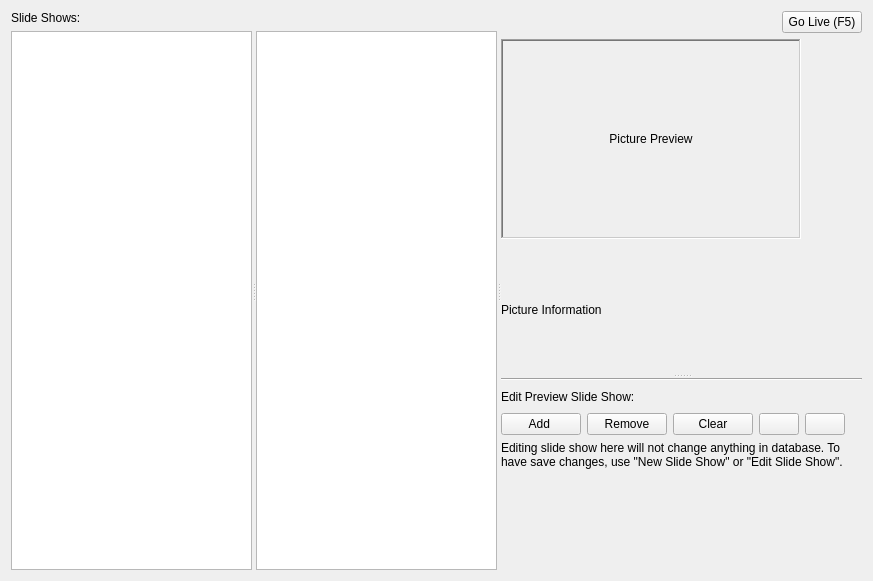
<?xml version="1.0" encoding="UTF-8"?>
<ui version="4.0">
 <class>PictureWidget</class>
 <widget class="QWidget" name="PictureWidget">
  <property name="geometry">
   <rect>
    <x>0</x>
    <y>0</y>
    <width>873</width>
    <height>581</height>
   </rect>
  </property>
  <property name="windowTitle">
   <string>Form</string>
  </property>
  <layout class="QVBoxLayout" name="verticalLayout_5">
   <item>
    <widget class="QSplitter" name="splitter_2">
     <property name="orientation">
      <enum>Qt::Horizontal</enum>
     </property>
     <widget class="QWidget" name="layoutWidget">
      <layout class="QVBoxLayout" name="verticalLayout_2">
       <item>
        <widget class="QLabel" name="label_3">
         <property name="text">
          <string>Slide Shows:</string>
         </property>
        </widget>
       </item>
       <item>
        <widget class="QListWidget" name="listWidgetSlideShow"/>
       </item>
      </layout>
     </widget>
     <widget class="QWidget" name="layoutWidget1">
      <layout class="QVBoxLayout" name="verticalLayout_4">
       <item>
        <widget class="QLabel" name="labelPreviewSlideShow">
         <property name="text">
          <string/>
         </property>
        </widget>
       </item>
       <item>
        <widget class="QListWidget" name="listWidgetSlides">
         <property name="iconSize">
          <size>
           <width>100</width>
           <height>100</height>
          </size>
         </property>
         <property name="spacing">
          <number>1</number>
         </property>
        </widget>
       </item>
      </layout>
     </widget>
     <widget class="QSplitter" name="splitter">
      <property name="orientation">
       <enum>Qt::Vertical</enum>
      </property>
      <widget class="QWidget" name="layoutWidget2">
       <layout class="QVBoxLayout" name="verticalLayout">
        <item>
         <layout class="QHBoxLayout" name="horizontalLayout_2">
          <item>
           <spacer name="horizontalSpacer">
            <property name="orientation">
             <enum>Qt::Horizontal</enum>
            </property>
            <property name="sizeHint" stdset="0">
             <size>
              <width>40</width>
              <height>20</height>
             </size>
            </property>
           </spacer>
          </item>
          <item>
           <widget class="QPushButton" name="pushButtonGoLive">
            <property name="text">
             <string>Go Live (F5)</string>
            </property>
            <property name="icon">
             <iconset resource="../softprojector.qrc">
              <normaloff>:/icons/icons/go_live.png</normaloff>:/icons/icons/go_live.png</iconset>
            </property>
            <property name="shortcut">
             <string>F5</string>
            </property>
           </widget>
          </item>
         </layout>
        </item>
        <item>
         <widget class="QLabel" name="labelPreview">
          <property name="sizePolicy">
           <sizepolicy hsizetype="Fixed" vsizetype="Fixed">
            <horstretch>0</horstretch>
            <verstretch>0</verstretch>
           </sizepolicy>
          </property>
          <property name="minimumSize">
           <size>
            <width>300</width>
            <height>200</height>
           </size>
          </property>
          <property name="maximumSize">
           <size>
            <width>300</width>
            <height>200</height>
           </size>
          </property>
          <property name="frameShape">
           <enum>QFrame::WinPanel</enum>
          </property>
          <property name="frameShadow">
           <enum>QFrame::Sunken</enum>
          </property>
          <property name="text">
           <string>Picture Preview</string>
          </property>
          <property name="alignment">
           <set>Qt::AlignCenter</set>
          </property>
         </widget>
        </item>
        <item>
         <widget class="QLabel" name="labelPixInfo">
          <property name="text">
           <string>Picture Information</string>
          </property>
          <property name="wordWrap">
           <bool>true</bool>
          </property>
         </widget>
        </item>
       </layout>
      </widget>
      <widget class="QWidget" name="layoutWidget4">
       <layout class="QVBoxLayout" name="verticalLayout_3">
        <item>
         <widget class="Line" name="line">
          <property name="orientation">
           <enum>Qt::Horizontal</enum>
          </property>
         </widget>
        </item>
        <item>
         <layout class="QHBoxLayout" name="horizontalLayout_3">
          <item>
           <widget class="QLabel" name="label">
            <property name="text">
             <string>Edit Preview Slide Show:</string>
            </property>
           </widget>
          </item>
          <item>
           <spacer name="horizontalSpacer_2">
            <property name="orientation">
             <enum>Qt::Horizontal</enum>
            </property>
            <property name="sizeHint" stdset="0">
             <size>
              <width>40</width>
              <height>20</height>
             </size>
            </property>
           </spacer>
          </item>
         </layout>
        </item>
        <item>
         <layout class="QHBoxLayout" name="horizontalLayout">
          <item>
           <widget class="QPushButton" name="pushButtonAddImages">
            <property name="sizePolicy">
             <sizepolicy hsizetype="Minimum" vsizetype="Fixed">
              <horstretch>0</horstretch>
              <verstretch>0</verstretch>
             </sizepolicy>
            </property>
            <property name="text">
             <string>Add </string>
            </property>
            <property name="icon">
             <iconset resource="../softprojector.qrc">
              <normaloff>:/icons/icons/add.png</normaloff>:/icons/icons/add.png</iconset>
            </property>
           </widget>
          </item>
          <item>
           <widget class="QPushButton" name="pushButtonRemoveImage">
            <property name="text">
             <string>Remove</string>
            </property>
            <property name="icon">
             <iconset resource="../softprojector.qrc">
              <normaloff>:/icons/icons/remove.png</normaloff>:/icons/icons/remove.png</iconset>
            </property>
           </widget>
          </item>
          <item>
           <widget class="QPushButton" name="pushButtonClearImages">
            <property name="text">
             <string>Clear</string>
            </property>
            <property name="icon">
             <iconset resource="../softprojector.qrc">
              <normaloff>:/icons/icons/remove_all.png</normaloff>:/icons/icons/remove_all.png</iconset>
            </property>
           </widget>
          </item>
          <item>
           <widget class="QPushButton" name="pushButtonMoveUp">
            <property name="text">
             <string/>
            </property>
            <property name="icon">
             <iconset resource="../softprojector.qrc">
              <normaloff>:/icons/icons/up.png</normaloff>:/icons/icons/up.png</iconset>
            </property>
           </widget>
          </item>
          <item>
           <widget class="QPushButton" name="pushButtonMoveDown">
            <property name="text">
             <string/>
            </property>
            <property name="icon">
             <iconset resource="../softprojector.qrc">
              <normaloff>:/icons/icons/down.png</normaloff>:/icons/icons/down.png</iconset>
            </property>
           </widget>
          </item>
          <item>
           <spacer name="horizontalSpacer_3">
            <property name="orientation">
             <enum>Qt::Horizontal</enum>
            </property>
            <property name="sizeHint" stdset="0">
             <size>
              <width>40</width>
              <height>20</height>
             </size>
            </property>
           </spacer>
          </item>
         </layout>
        </item>
        <item>
         <widget class="QLabel" name="label_2">
          <property name="text">
           <string>Editing slide show here will not change anything in database. To have save changes, use &quot;New Slide Show&quot; or &quot;Edit Slide Show&quot;. </string>
          </property>
          <property name="wordWrap">
           <bool>true</bool>
          </property>
         </widget>
        </item>
        <item>
         <spacer name="verticalSpacer">
          <property name="orientation">
           <enum>Qt::Vertical</enum>
          </property>
          <property name="sizeHint" stdset="0">
           <size>
            <width>20</width>
            <height>40</height>
           </size>
          </property>
         </spacer>
        </item>
       </layout>
      </widget>
     </widget>
    </widget>
   </item>
  </layout>
 </widget>
 <tabstops>
  <tabstop>listWidgetSlideShow</tabstop>
  <tabstop>listWidgetSlides</tabstop>
  <tabstop>pushButtonGoLive</tabstop>
  <tabstop>pushButtonAddImages</tabstop>
  <tabstop>pushButtonRemoveImage</tabstop>
  <tabstop>pushButtonClearImages</tabstop>
  <tabstop>pushButtonMoveUp</tabstop>
  <tabstop>pushButtonMoveDown</tabstop>
 </tabstops>
 <resources>
  <include location="../softprojector.qrc"/>
 </resources>
 <connections/>
</ui>
